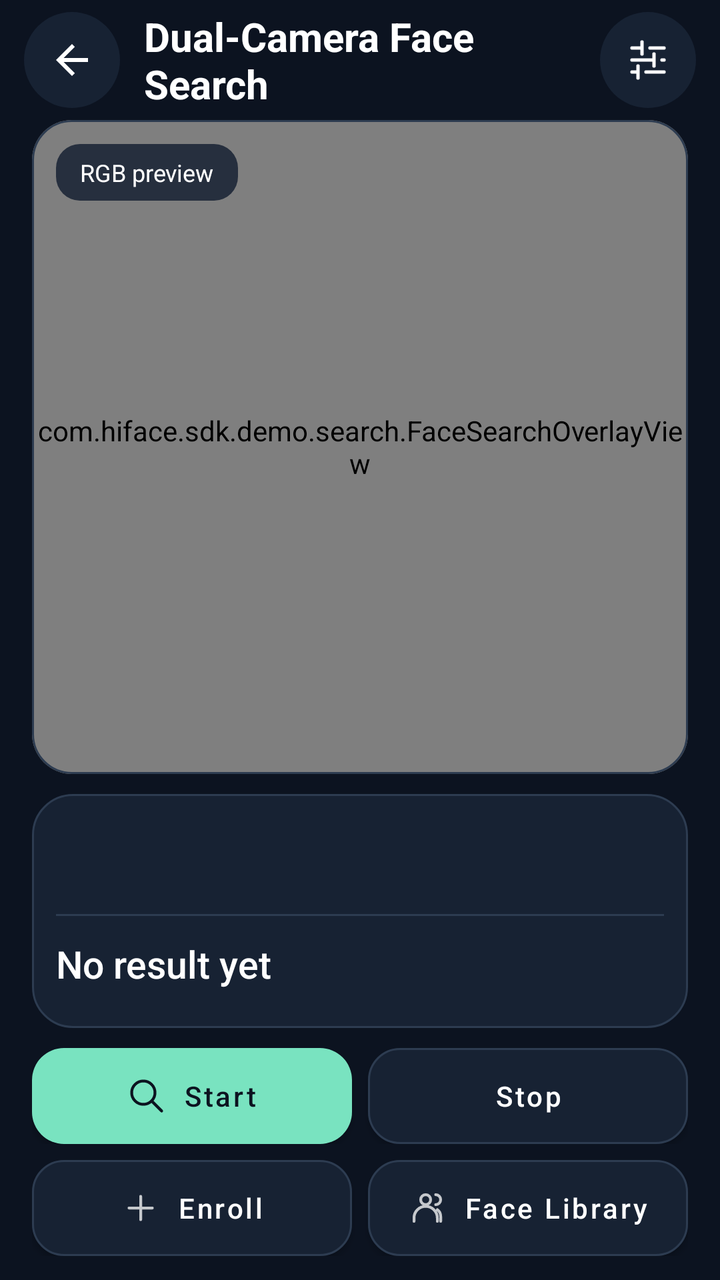
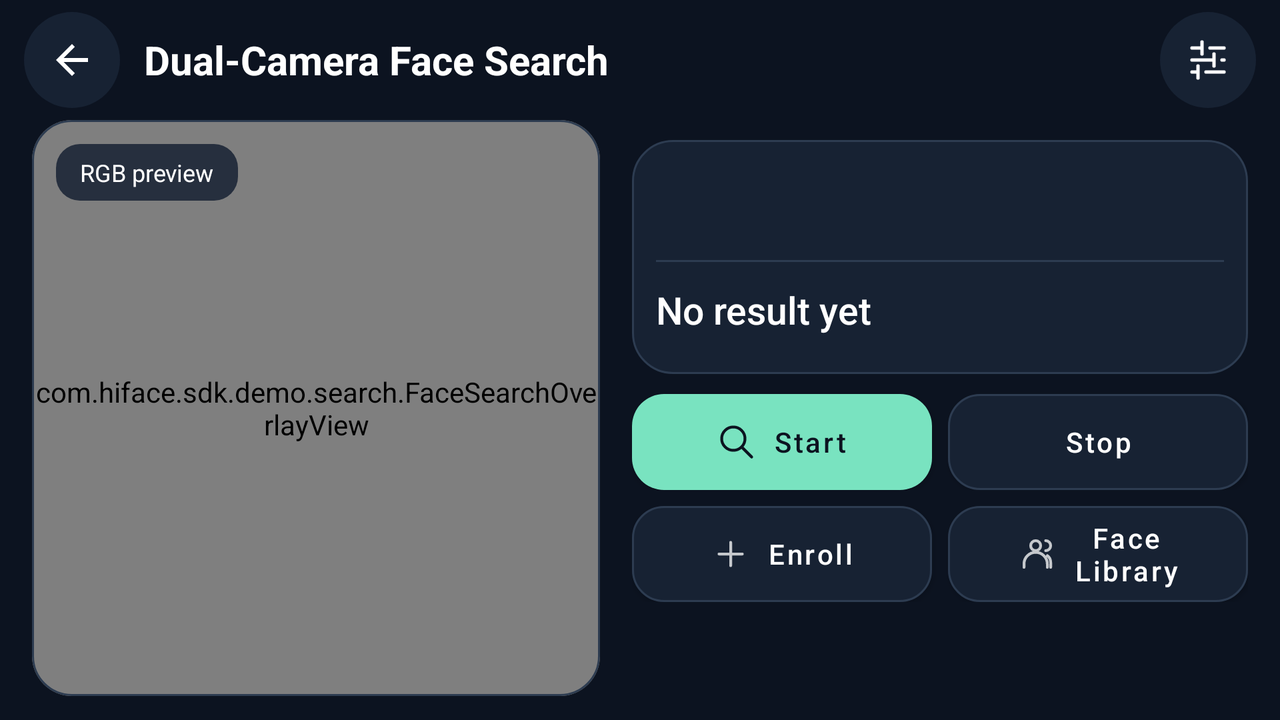

First picture: res/layout/ on a phone held upright. Second picture: the repository's own variant of that layout, on a device whose configuration matches the variant's folder. Source for both follows.
<!-- AndroidManifest.xml: activity theme Theme.HiFace.Search -->
<!-- res/layout/activity_uvc_camera_face_search.xml -->
<?xml version="1.0" encoding="utf-8"?>
<LinearLayout xmlns:android="http://schemas.android.com/apk/res/android"
    android:layout_width="match_parent" android:layout_height="match_parent"
    android:orientation="vertical" android:background="@color/search_background">
    <include layout="@layout/view_uvc_search_header" />
    <include layout="@layout/view_uvc_search_preview" android:layout_width="match_parent"
        android:layout_height="0dp" android:layout_weight="1" android:layout_marginStart="16dp" android:layout_marginEnd="16dp" />
    <include layout="@layout/view_uvc_search_controls" />
</LinearLayout>
<!-- res/layout/view_uvc_search_header.xml (included above) -->
<?xml version="1.0" encoding="utf-8"?>
<LinearLayout xmlns:android="http://schemas.android.com/apk/res/android"
    android:layout_width="match_parent" android:layout_height="wrap_content" android:minHeight="60dp"
    android:gravity="center_vertical" android:paddingStart="12dp" android:paddingEnd="12dp">
    <androidx.appcompat.widget.AppCompatImageButton android:id="@+id/backButton"
        style="@style/Widget.HiFace.Search.Icon" android:src="@drawable/ic_navigation_back"
        android:contentDescription="@string/cd_back" />
    <TextView android:layout_width="0dp" android:layout_height="wrap_content"
        android:layout_weight="1" android:layout_marginStart="12dp" android:layout_marginEnd="12dp"
        android:text="@string/feature_uvc_camera_face_search" android:textSize="20sp"
        android:textStyle="bold" android:textColor="@android:color/white" />
    <androidx.appcompat.widget.AppCompatImageButton android:id="@+id/uvcSettings"
        style="@style/Widget.HiFace.Search.Icon" android:src="@drawable/ic_search_settings"
        android:contentDescription="@string/uvc_search_settings_menu" />
</LinearLayout>
<!-- res/layout/view_uvc_search_preview.xml (included above) -->
<?xml version="1.0" encoding="utf-8"?>
<com.google.android.material.card.MaterialCardView xmlns:android="http://schemas.android.com/apk/res/android"
    xmlns:app="http://schemas.android.com/apk/res-auto" android:layout_width="match_parent"
    android:layout_height="match_parent" app:cardCornerRadius="20dp" app:cardElevation="0dp"
    app:cardBackgroundColor="@android:color/black" app:strokeColor="@color/search_border" app:strokeWidth="1dp">
    
    <TextureView android:id="@+id/uvcPreview" android:layout_width="match_parent" android:layout_height="match_parent" />
    <com.hiface.sdk.demo.search.FaceSearchOverlayView android:id="@+id/uvcOverlay"
        android:layout_width="match_parent" android:layout_height="match_parent" />
    <TextView android:id="@+id/uvcPreviewLabel" android:layout_width="wrap_content" android:layout_height="wrap_content"
        android:layout_gravity="top|start" android:layout_margin="12dp" android:paddingStart="12dp" android:paddingEnd="12dp"
        android:paddingTop="6dp" android:paddingBottom="6dp" android:background="@drawable/bg_search_pill"
        android:text="@string/uvc_search_preview_label" android:textColor="@android:color/white" android:textSize="12sp" />
</com.google.android.material.card.MaterialCardView>
<!-- res/layout/view_uvc_search_controls.xml (included above) -->
<?xml version="1.0" encoding="utf-8"?>
<LinearLayout xmlns:android="http://schemas.android.com/apk/res/android" xmlns:app="http://schemas.android.com/apk/res-auto"
    android:layout_width="match_parent" android:layout_height="wrap_content"
    android:orientation="vertical" android:paddingStart="16dp" android:paddingEnd="16dp"
    android:paddingTop="10dp" android:paddingBottom="12dp">
    <LinearLayout android:layout_width="match_parent" android:layout_height="wrap_content"
        android:orientation="vertical" android:background="@drawable/bg_search_card" android:padding="12dp">
        <LinearLayout android:layout_width="match_parent" android:layout_height="wrap_content"
            android:minHeight="48dp" android:gravity="center_vertical" android:baselineAligned="false">
            
            <TextView android:id="@+id/uvcStatus" android:layout_width="0dp" android:layout_weight="1" android:layout_height="wrap_content"
                android:lines="2" android:ellipsize="end" android:gravity="center_vertical"
                android:textColor="@color/text_on_dark_secondary" android:textSize="15sp" android:accessibilityLiveRegion="polite" />
            <com.google.android.material.button.MaterialButton android:id="@+id/uvcRetry"
                style="@style/Widget.MaterialComponents.Button.TextButton" android:layout_width="wrap_content"
                android:layout_height="48dp" android:layout_marginStart="8dp"
                android:text="@string/search_ui_retry_short" android:textAllCaps="false" android:visibility="gone" />
        </LinearLayout>
        <View android:layout_width="match_parent" android:layout_height="1dp" android:background="@color/search_border" />
        <TextView android:id="@+id/uvcResult" android:layout_width="match_parent" android:layout_height="wrap_content"
            android:minHeight="40dp" android:layout_marginTop="4dp" android:background="?attr/selectableItemBackground"
            android:lines="1" android:ellipsize="middle" android:gravity="center_vertical" android:text="@string/uvc_search_no_result"
            android:fontFamily="sans-serif-medium" android:textSize="19sp" android:textColor="@android:color/white" android:accessibilityLiveRegion="polite" />
    </LinearLayout>
    <LinearLayout android:layout_width="match_parent" android:layout_height="wrap_content" android:layout_marginTop="10dp" android:baselineAligned="false">
        <com.google.android.material.button.MaterialButton android:id="@+id/uvcStart" style="@style/Widget.HiFace.Search.Primary"
            android:layout_width="0dp" android:layout_height="48dp" android:layout_weight="1" android:layout_marginEnd="4dp"
            android:text="@string/uvc_search_start" app:icon="@drawable/ic_search_search" />
        <com.google.android.material.button.MaterialButton android:id="@+id/uvcStop" style="@style/Widget.HiFace.Search.Secondary"
            android:layout_width="0dp" android:layout_height="48dp" android:layout_weight="1" android:layout_marginStart="4dp"
            android:text="@string/uvc_search_stop" />
    </LinearLayout>
    <LinearLayout android:layout_width="match_parent" android:layout_height="wrap_content" android:layout_marginTop="8dp" android:baselineAligned="false">
        <com.google.android.material.button.MaterialButton android:id="@+id/uvcEnroll" style="@style/Widget.HiFace.Search.Secondary"
            android:layout_width="0dp" android:layout_height="48dp" android:layout_weight="1" android:layout_marginEnd="4dp"
            android:text="@string/uvc_search_enroll" app:icon="@drawable/ic_search_add" />
        <com.google.android.material.button.MaterialButton android:id="@+id/uvcLibrary" style="@style/Widget.HiFace.Search.Secondary"
            android:layout_width="0dp" android:layout_height="48dp" android:layout_weight="1" android:layout_marginStart="4dp"
            android:text="@string/search_manage" app:icon="@drawable/ic_search_library" />
    </LinearLayout>
    <LinearLayout android:id="@+id/uvcDebugPanel" android:layout_width="match_parent" android:layout_height="wrap_content"
        android:layout_marginTop="12dp" android:orientation="horizontal" android:visibility="gone" android:baselineAligned="false"
        android:background="@drawable/bg_search_card" android:padding="8dp">
        <FrameLayout android:layout_width="112dp" android:layout_height="112dp" android:background="@android:color/black">
            <TextureView android:id="@+id/uvcIrPreview" android:layout_width="match_parent" android:layout_height="match_parent"
                android:contentDescription="@string/uvc_debug_ir_preview" />
            <com.hiface.sdk.demo.search.uvc.InfraredDebugOverlayView android:id="@+id/uvcIrOverlay"
                android:layout_width="match_parent" android:layout_height="match_parent" />
            <TextView android:layout_width="wrap_content" android:layout_height="wrap_content"
                android:layout_gravity="bottom|start" android:layout_margin="6dp" android:padding="4dp"
                android:background="@drawable/bg_search_pill" android:text="@string/uvc_search_ir_camera"
                android:textColor="@android:color/white" android:textSize="11sp" />
        </FrameLayout>
        <ScrollView android:layout_width="0dp" android:layout_weight="1" android:layout_height="112dp" android:fillViewport="true">
            <TextView android:id="@+id/uvcDiagnostics" android:layout_width="match_parent" android:layout_height="wrap_content"
                android:paddingStart="10dp" android:paddingEnd="10dp" android:textSize="11sp" android:textColor="@color/text_on_dark_secondary" android:textIsSelectable="true" />
        </ScrollView>
    </LinearLayout>
</LinearLayout>
<!-- resources referenced by this layout -->
<resources>
  <color name="search_background">#0C1320</color>
  <color name="search_border">#2D3C51</color>
  <color name="text_on_dark_secondary">#BFFFFFFF</color>
  <!-- drawable bg_search_card (drawable) -->
  <shape xmlns:android="http://schemas.android.com/apk/res/android" android:shape="rectangle"><solid android:color="@color/search_surface"/><corners android:radius="20dp"/><stroke android:width="1dp" android:color="@color/search_border"/></shape>
  <!-- drawable bg_search_pill (drawable) -->
  <shape xmlns:android="http://schemas.android.com/apk/res/android" android:shape="rectangle"><solid android:color="@color/overlay_dark"/><corners android:radius="12dp"/></shape>
  <!-- drawable ic_navigation_back (drawable) -->
  <vector xmlns:android="http://schemas.android.com/apk/res/android"
      android:width="24dp"
      android:height="24dp"
      android:viewportWidth="24"
      android:viewportHeight="24">
      <path
          android:fillColor="@android:color/white"
          android:pathData="M20,11H7.83l5.59,-5.59L12,4l-8,8 8,8 1.42,-1.41L7.83,13H20v-2z" />
  </vector>
  <!-- drawable ic_search_add (drawable) -->
  <vector xmlns:android="http://schemas.android.com/apk/res/android" android:width="24dp" android:height="24dp" android:viewportWidth="24" android:viewportHeight="24"><path android:pathData="M12,5v14 M5,12h14" android:fillColor="@android:color/transparent" android:strokeColor="@android:color/white" android:strokeWidth="1.7" android:strokeLineCap="round" android:strokeLineJoin="round"/></vector>
  <string name="cd_back">Back</string>
  <string name="feature_uvc_camera_face_search">Dual-Camera Face Search</string>
  <string name="search_manage">Face Library</string>
  <string name="search_ui_retry_short">Retry</string>
  <string name="uvc_debug_ir_preview">Live IR preview; box marks the last analyzed sample for 300 ms</string>
  <string name="uvc_search_enroll">Enroll</string>
  <string name="uvc_search_ir_camera">IR camera</string>
  <string name="uvc_search_no_result">No result yet</string>
  <string name="uvc_search_preview_label">RGB preview</string>
  <string name="uvc_search_settings_menu">Settings</string>
  <string name="uvc_search_start">Start</string>
  <string name="uvc_search_stop">Stop</string>
  <style name="Widget.HiFace.Search.Icon" parent="Widget.AppCompat.ImageButton">
          <item name="android:layout_width">48dp</item>
          <item name="android:layout_height">48dp</item>
          <item name="android:background">@drawable/bg_search_icon</item>
          <item name="android:padding">12dp</item>
          <item name="android:scaleType">centerInside</item>
          <item name="android:tint">@android:color/white</item>
      </style>
  <style name="Widget.HiFace.Search.Secondary" parent="Widget.HiFace.Search.Primary">
          <item name="backgroundTint">@color/search_surface</item>
          <item name="android:textColor">@android:color/white</item>
          <item name="iconTint">@color/text_on_dark_secondary</item>
          <item name="strokeColor">@color/search_border</item>
          <item name="strokeWidth">1dp</item>
      </style>
  <!-- from res/values-v27/ -->
  <style name="Theme.HiFace.Search" parent="Theme.HiFace.Search.Base">
          <item name="android:windowLightNavigationBar">false</item>
      </style>
  <color name="search_surface">#172233</color>
  <color name="overlay_dark">#D9172233</color>
  <!-- drawable bg_search_icon (drawable) -->
  <ripple xmlns:android="http://schemas.android.com/apk/res/android" android:color="@color/surface_on_dark"><item><shape android:shape="oval"><solid android:color="@color/search_surface"/></shape></item></ripple>
  <color name="search_accent">#79E3C0</color>
  <color name="surface_on_dark">#26FFFFFF</color>
  <color name="search_error_color">#FF9696</color>
  <style name="ShapeAppearance.HiFace.Search.Dialog" parent="ShapeAppearance.MaterialComponents.MediumComponent">
          <item name="cornerSize">24dp</item>
      </style>
  <!-- some entries are left out for length -->
</resources>
<!-- res/layout-land/activity_uvc_camera_face_search.xml (the repository's variant of the layout above) -->
<!-- drawn on the phone turned sideways -->
<?xml version="1.0" encoding="utf-8"?>
<LinearLayout xmlns:android="http://schemas.android.com/apk/res/android"
    android:layout_width="match_parent" android:layout_height="match_parent"
    android:orientation="vertical" android:background="@color/search_background">
    <include layout="@layout/view_uvc_search_header" />
    <LinearLayout android:layout_width="match_parent" android:layout_height="0dp"
        android:layout_weight="1" android:orientation="horizontal" android:paddingBottom="12dp">
        <include layout="@layout/view_uvc_search_preview" android:layout_width="0dp"
            android:layout_height="match_parent" android:layout_weight="1" android:layout_marginStart="16dp" />
        <ScrollView android:layout_width="340dp" android:layout_height="match_parent" android:fillViewport="true">
            <include layout="@layout/view_uvc_search_controls" />
        </ScrollView>
    </LinearLayout>
</LinearLayout>
